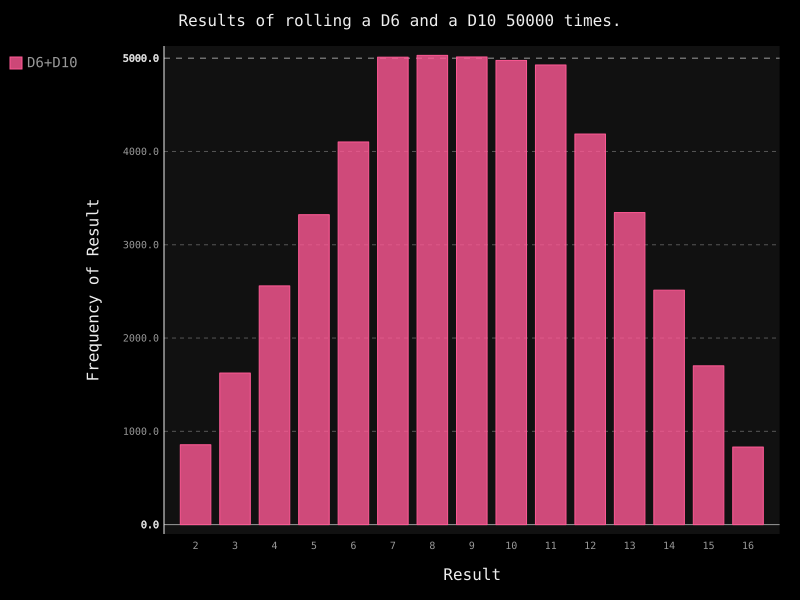

Recreate this plot in Python.
from die import Die
import pygal

die_1 = Die()
die_2 = Die(10)

results=[]
for roll_num in range(50000):
	result=die_1.roll() + die_2.roll()
	results.append(result)
	
frequencies=[]
max_result = die_1.num_sides + die_2.num_sides;
for value in range(2, max_result + 1):
	frequency=results.count(value)
	frequencies.append(frequency)

#对结果进行可视化
hist=pygal.Bar()

hist.title="Results of rolling a D6 and a D10 50000 times."
hist.x_labels=["2", "3", "4", "5", "6", "7", "8", "9", "10", "11", "12", "13", "14", "15", "16"]
hist.x_title="Result"
hist.y_title="Frequency of Result"

hist.add("D6+D10", frequencies)
hist.render_to_file("die_visual.svg")
